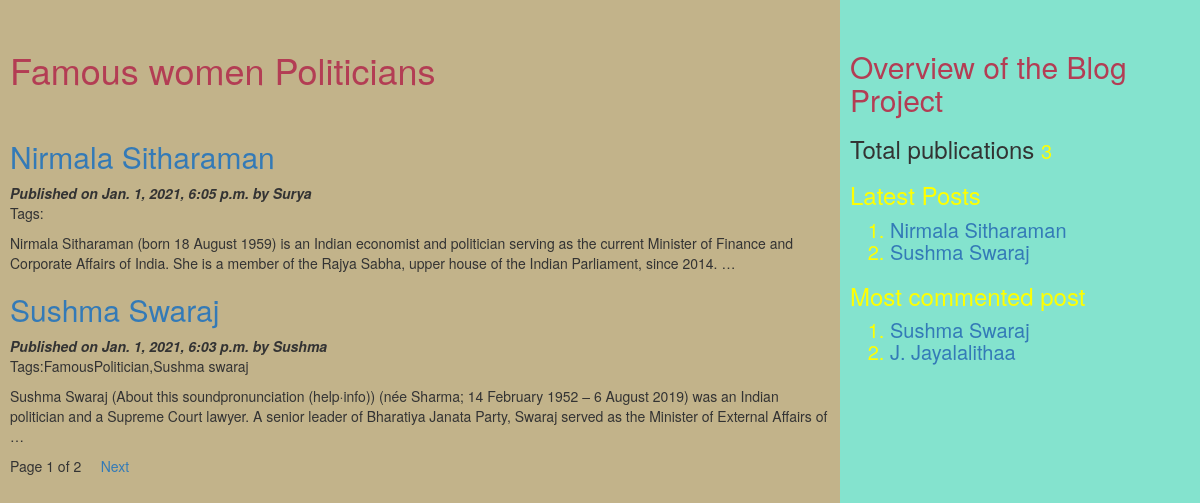
The page / on the database its author committed.
### myApp/models.py (models this page shows, shortened)
class Post(models.Model):
    tags=TaggableManager()
    STATUS_CHOICE=(('draft','Draft'),('published','Published'))
    title=models.CharField(max_length=256)
    slug=models.SlugField(max_length=264,unique_for_date='publish')
    author=models.ForeignKey(User,related_name='blog_posts',on_delete=models.CASCADE)
    body=models.TextField()
    publish=models.DateTimeField(default=timezone.now)
    created=models.DateTimeField(auto_now_add=True)
    updated=models.DateTimeField(auto_now=True)
    status=models.CharField(max_length=10,choices=STATUS_CHOICE,default='draft')
    objects=CustomManager()
    class Meta:
        ordering=('-publish',)
    def get_absolute_url(self):
        return reverse('post_detail',args=[self.publish.year,self.publish.strftime('%m'),self.publish.strftime('%d'),self.slug])

### myApp/views.py (the view)
# urls.py: url(r'^$',views.post_list_view),
def post_list_view(request,tag_slug=None):
    post_list=Post.objects.all()
    tag=None
    if tag_slug:
        tag=get_object_or_404(Tag,slug=tag_slug)
        post_list=post_list.filter(tags__in=[tag])
    paginator=Paginator(post_list,2)
    page_number=request.GET.get('page')
    try:
        post_list=paginator.page(page_number)
    except PageNotAnInteger:
        post_list=paginator.page(1)
    except EmptyPage:
        post_list=paginator.page(paginator.num_pages)
    d={'post_list':post_list,'tag':tag}
    return render(request,'myApp/post_list.html',d)

### myApp/models.py (called while the page is built)
    def get_queryset(self):
        return super().get_queryset().filter(status='published')

### myApp/templatetags/mytags.py (called while the page is built)
@register.simple_tag
def total_posts():
    return Post.objects.count()

@register.inclusion_tag('myApp/latest_post.html')
def show_latest_posts(count=3):
    latest_post=Post.objects.order_by('-publish')[:count]
    return {'latest_post':latest_post}

@register.simple_tag
def get_most_commented_posts(count=2):
    return Post.objects.annotate(total_comments=Count('comments')).order_by('-total_comments')[:count]

### templates/myApp/post_list.html (shortened to what this page needs)
<html>
  {%extends 'myApp/parents.html'%}
    {%block content_block%}
    <h1 style="color:#b33d54">Famous women Politicians</h1><br>
    {%for post in post_list%}
    <a href="{{post.get_absolute_url}}"><b><h2>{{post.title}}</h2></b></a>
    <i><b>Published on {{post.publish}} by {{post.author|title}}</b></i>
    <p>Tags:{{post.tags.all|join:','}}</p>
    {{post.body|truncatewords:40|linebreaks}}
    {%endfor%}
    {%include 'myApp/pagination.html' with page=post_list%}
    {%endblock%}

### templates/myApp/parents.html (shortened to what this page needs)
<html>
{%load mytags%}
 <head>
   <link rel="stylesheet" href="https://maxcdn.bootstrapcdn.com/bootstrap/3.3.7/css/bootstrap.min.css">
</head>
<body>
  <div class="content" style="width:70%;float:left;height:200%;background-color:#c2b38a;padding:30px 10px 0 10px">
    {%block content_block%}
    {%endblock%}
  </div>
  <div class="sidebar" style="width:30%;float:right;height:200%;background-color:#84e3ce;padding:30px 0 0 10px">
    <h2 style="color:#b33d54">Overview of the Blog Project</h2>
    <h3>Total publications
      <span style="color:yellow;font-size:20px;">
      {%total_posts%}
      <h3>Latest Posts</h3>
      {% show_latest_posts 2 %}
      <h3>Most commented post</h3>
      {%get_most_commented_posts as m%}
      <ol>
        {%for post in m%}
        <li><a href="{{post.get_absolute_url}}">{{post.title}}</a></li>
        {%endfor%}
      </ol>
    </span>
  </h3>
  </div>
</body>
</html>

### templates/myApp/pagination.html (shortened to what this page needs)
<html>
  <body>
    <div class="paginator">
      <span>Page {{page.number}} of {{page.paginator.num_pages}}</span> &nbsp &nbsp
      {%if page.has_next%}
      <a href="?page={{page.next_page_number}}">Next</a> &nbsp &nbsp
      {%endif%}
    </div>
  </body>
</html>

### templates/myApp/latest_post.html
<html>
<body>
  <ol>
  {%for post in latest_post%}
  <li><a href="{{post.get_absolute_url}}">{{post.title}}</a></li>
  {%endfor%}
  </ol>
</body>
</html>

### rows shown on the page
Post: title "Nirmala Sitharaman", publish "Jan. 1, 2021, 6:05 p.m.", author "Surya", body "Nirmala Sitharaman (born 18 August 1959) is an Indian economist and politician serving as the current Minister of Finance and Corporate Affairs of India. She is a member of the Rajya Sabha, upper house of the Indian Parliament, since 2014. …"
Post: title "Sushma Swaraj", publish "Jan. 1, 2021, 6:03 p.m.", author "Sushma", tags.all "FamousPolitician,Sushma swaraj", body "Sushma Swaraj (About this soundpronunciation (help·info)) (née Sharma; 14 February 1952 – 6 August 2019) was an Indian politician and a Supreme Court lawyer. A senior leader of Bharatiya Janata Party, Swaraj served as the Minister of External Affairs of …"
Post: title "J. Jayalalithaa"

### other values the page prints
{{ page.number }} "1"
{{ page.paginator.num_pages }} "2"
